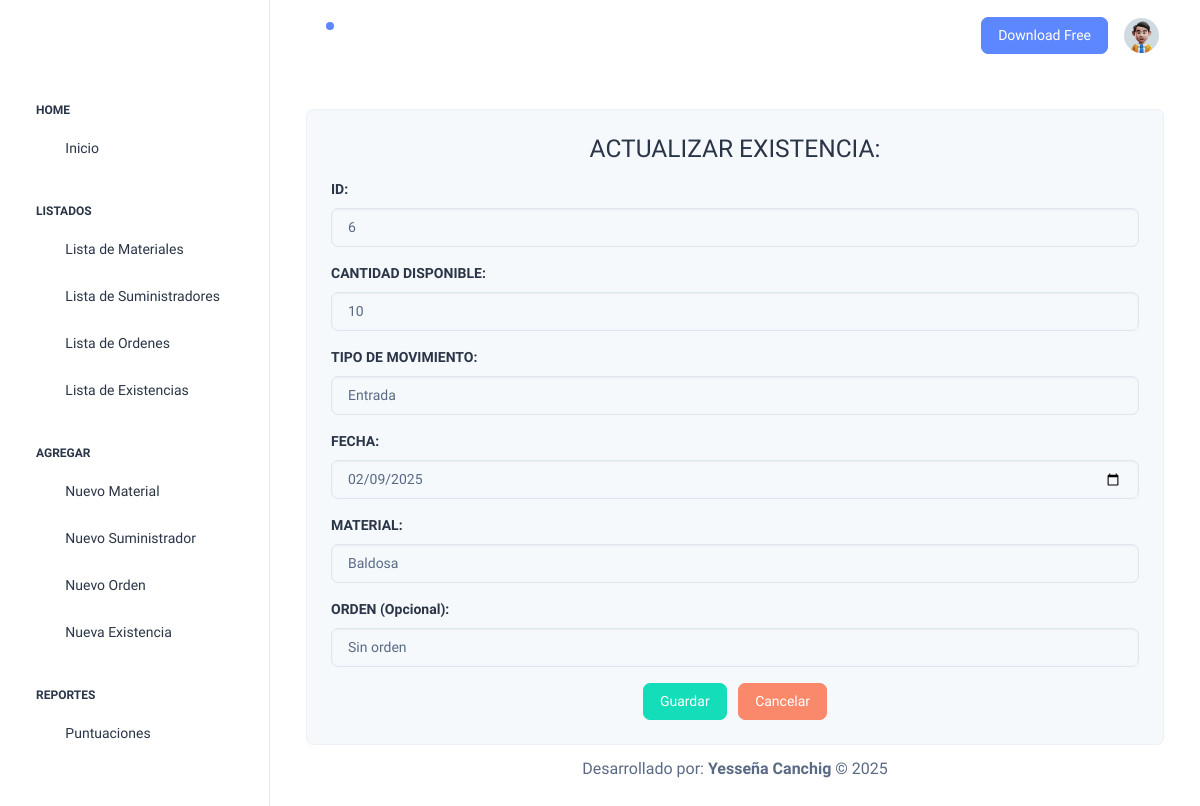
/editarExistencia/6, run on an earlier commit of the app's database.
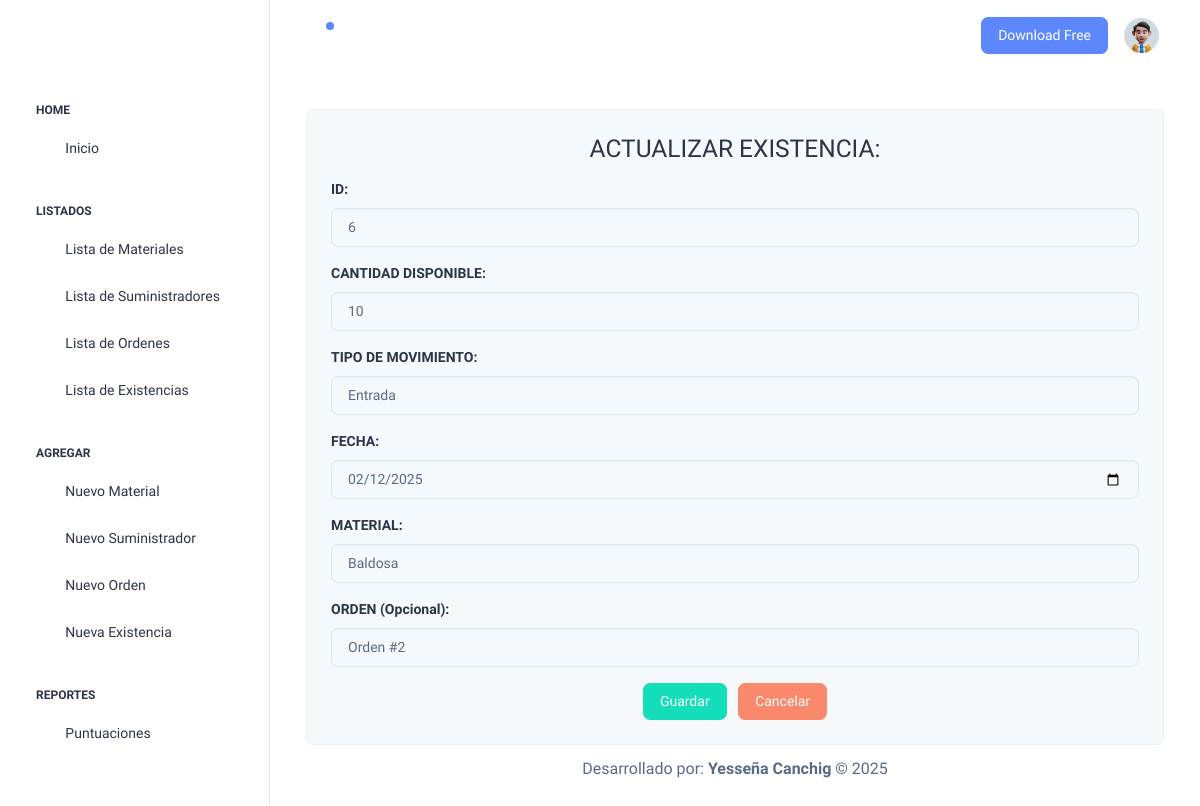
And on a later commit of the database.
### Aplicaciones/Materiales/models.py (models this page shows)
class Existencias (models.Model):
    TIPOS_MOVIMIENTO = [
        ('Entrada', 'Entrada'),
        ('Salida', 'Salida'),
    ]
    id_exis = models.AutoField(primary_key=True)
    cant_disp = models.PositiveIntegerField()
    tipo_mov = models.CharField(max_length=20, choices=TIPOS_MOVIMIENTO, default='Entrada')
    fech_exis = models.DateField()
    material = models.ForeignKey(Materiales, on_delete=models.CASCADE,related_name='existencias', null=True, blank=True )
    orden = models.ForeignKey(Ordenes, on_delete=models.CASCADE,related_name='ordenes', null=True, blank=True )

class Materiales (models.Model):
    id_mat= models.AutoField(primary_key=True)
    nom_mat = models.CharField(max_length=100)
    tipo_mat = models.CharField(max_length=50)
    unidad_medida = models.CharField(max_length=20)
    foto_mat = models.FileField(upload_to='materiales', null=True, blank=True )
    prec_unidad = models.DecimalField(max_digits=10, decimal_places=2)
    descripcion = models.TextField()
    stock = models.PositiveIntegerField(default=0)

### Aplicaciones/Materiales/views.py (the view)
# urls.py: path('editarExistencia/<id_exis>',views.editarExistencia, name='editarExistencia'),
def editarExistencia(request, id_exis):
    existenciaEditar = get_object_or_404(Existencias, pk=id_exis)
    material = Materiales.objects.all()
    orden = Ordenes.objects.all()
    return render(request, 'editarExistencia.html', {
        'existencia': existenciaEditar,
        'material': material,
        'orden': orden
    })

### Aplicaciones/Materiales/templates/editarExistencia.html (shortened to what this page needs)
{% extends "./plantilla.html" %}
{% block contenido %}
<div class="container mt-4">
    <form enctype="multipart/form-data" action="/procesarEdicionExistencia/" id="frm_editar_existencia" method="post" class="p-4 border rounded bg-light">
        <h3 class="mb-3 text-center">ACTUALIZAR EXISTENCIA:</h3>
        <div class="mb-3">
            <label for="id_exis" class="form-label"><b>ID:</b></label>
            <input type="text" class="form-control" id="id_exis" value="{{ existencia.id_exis }}" readonly>
        </div>
        <div class="mb-3">
            <label for="cant_disp" class="form-label"><b>CANTIDAD DISPONIBLE:</b></label>
            <input type="number" name="cant_disp" id="cant_disp" class="form-control" required value="{{ existencia.cant_disp }}">
        </div>
        <div class="mb-3">
            <label for="tipo_mov" class="form-label"><b>TIPO DE MOVIMIENTO:</b></label>
            <select name="tipo_mov" id="tipo_mov" class="form-control" required>
                <option value="Entrada" {% if existencia.tipo_mov == 'Entrada' %}selected{% endif %}>Entrada</option>
            </select>
        </div>
        <div class="mb-3">
            <label for="fech_exis" class="form-label"><b>FECHA:</b></label>
            <input type="date" name="fech_exis" id="fech_exis" class="form-control" required value="{{ existencia.fech_exis|date:'Y-m-d' }}">
        </div>
        <div class="mb-3">
            <label for="material" class="form-label"><b>MATERIAL:</b></label>
            <select name="material" id="material" class="form-control" required>
                {% for mat in material %}
                    <option value="{{ mat.id_mat }}" {% if existencia.material.id_mat == mat.id_mat %}selected{% endif %}>{{ mat.nom_mat }}</option>
                {% endfor %}
            </select>
        </div>
        <div class="mb-3">
            <label for="orden" class="form-label"><b>ORDEN (Opcional):</b></label>
            <select name="orden" id="orden" class="form-control">
                <option value="">Sin orden</option>
                {% for ord in orden %}
                    <option value="{{ ord.id_ord }}" {% if existencia.orden and existencia.orden.id_ord == ord.id_ord %}selected{% endif %}>Orden #{{ ord.id_ord }}</option>
                {% endfor %}
            </select>
        </div>
        <div class="text-center">
            <button type="submit" class="btn btn-success me-2">Guardar</button>
            <a href="/listadoExistencia/" class="btn btn-danger">Cancelar</a>
        </div>
    </form>
</div>
{% endblock %}

What changed in the data, as far as the page shows it:
changed Existencias "Entrada": fech_exis "02/09/2025" → "02/12/2025"; orden (not shown) → "Orden #2"
Also different on the page:
form field orden: "Sin orden" → (not shown)
